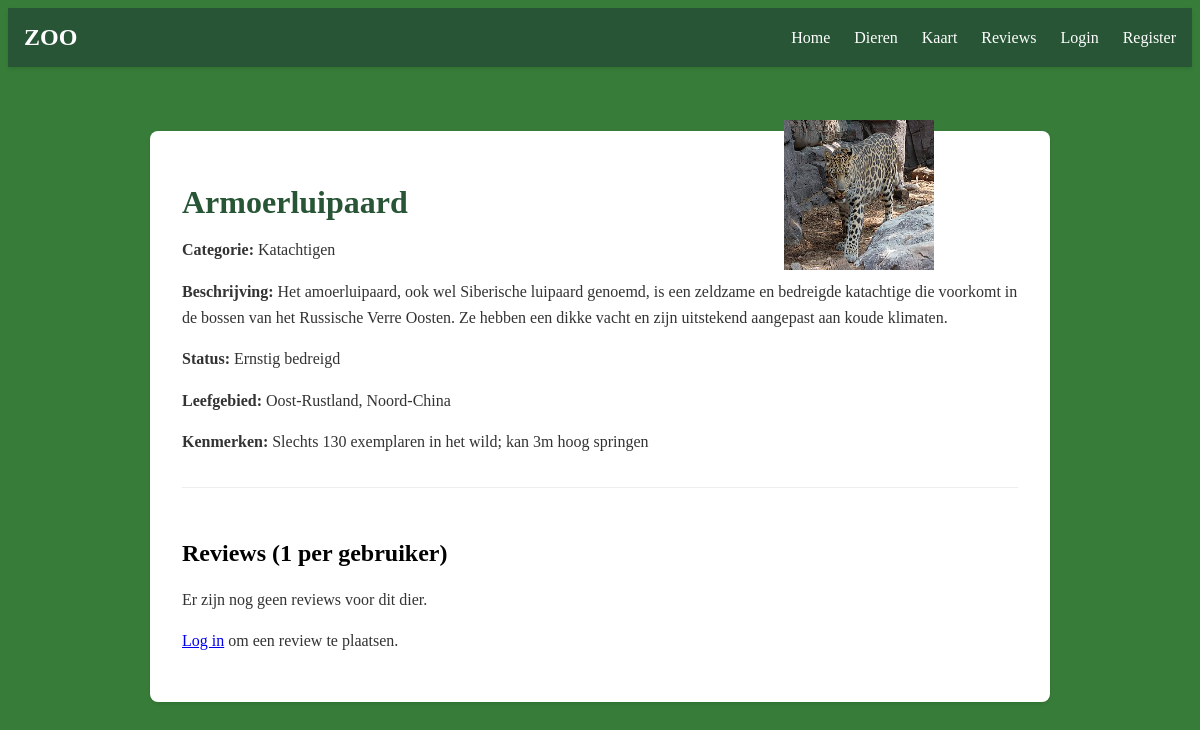
Page /dier/Armoerluipaard on the committed database.
### tables this page shows
CREATE TABLE DIEREN (id INTEGER PRIMARY KEY AUTOINCREMENT, naam TEXT, beschrijving TEXT, categorie TEXT, status TEXT, leefgebied TEXT, kenmerken TEXT);

### app.py (the view, shortened to what this page needs)
@app.route("/dier/<naam>", methods=["GET", "POST"])
def dierpagina(naam):
    resultaat = db.execute("SELECT * FROM DIEREN WHERE naam = ?", naam)
    if len(resultaat) == 0:
        return "Dier niet gevonden", 404
    dier = resultaat[0]
    error = None
    reviews = db.execute(
        "SELECT REVIEWS.id, REVIEWS.review, REVIEWS.created_at, REVIEWS.user_id, USERS.username FROM REVIEWS JOIN USERS ON REVIEWS.user_id = USERS.id WHERE REVIEWS.dier_id = ? ORDER BY REVIEWS.created_at DESC",
        dier["id"]
    )
    return render_template("dierpagina.html", dier=dier, reviews=reviews, error=error)

### templates/dierpagina.html
{% extends "layout.html" %}
{% block content -%}
<div class="dier-container">
    <div class="dier-content">
        <h1>{{ dier["naam"] }}</h1>
        <p><strong>Categorie:</strong> {{ dier["categorie"] }}</p>
        <p><strong>Beschrijving:</strong> {{ dier["beschrijving"] }}</p>
        <p><strong>Status:</strong> {{ dier["status"] }}</p>
        <p><strong>Leefgebied:</strong> {{ dier["leefgebied"] }}</p>
        <p><strong>Kenmerken:</strong> {{ dier["kenmerken"] }}</p>
        <img class="dier-foto" id="dier-afbeelding" src="/static/Dieren/{{ dier['naam'] }}.jpg" alt="{{ dier['naam'] }}" style="width:150px; height:150px;">
        <section class="reviews-section">
            <h2>Reviews (1 per gebruiker)</h2>
            {% if reviews and reviews | length > 0 %}
                <ul class="r    eview-list">
                    {% for review in reviews %}
                        <li class="review-item">
                            <div class="review-header">
                                <strong>{{ review.username }}</strong>
                                <span class="review-date">{{ review.created_at }}</span>
                            </div>
                            <p>{{ review.review }}</p>
                            {% if session.get('user_id') == review.user_id %}
                                <form method="post" action="/dier/{{ dier['naam'] }}/review/delete" class="review-delete-form">
                                    <input type="hidden" name="review_id" value="{{ review.id }}">
                                    <button type="submit" class="delete-review-button">Verwijder review</button>
                                </form>
                            {% endif %}
                        </li>
                    {% endfor %}
                </ul>
            {% else %}
                <p>Er zijn nog geen reviews voor dit dier.</p>
            {% endif %}
            <div class="review-form-container">
                {% if session.get('user_id') %}
                    <h3>Laat een review achter</h3>
                    {% if error %}
                        <p class="error">{{ error }}</p>
                    {% endif %}
                    <form method="post">
                        <textarea name="review" rows="4" placeholder="Schrijf je review hier..." required></textarea>
                        <button type="submit">Plaats review</button>
                    </form>
                {% else %}
                    <p><a href="/login">Log in</a> om een review te plaatsen.</p>
                {% endif %}
            </div>
        </section>
    </div>
</div>
{%- endblock -%}

### static/style.css (style rules this page uses)
body { background-color: rgb(55, 125, 57); }
.dier-container { max-width: 900px; margin: 0 auto; padding: 2rem; }
.dier-content { background-color: white; padding: 2rem; border-radius: 8px; box-shadow: 0 2px 4px rgba(0,0,0,0.1); }
.dier-content h1 { color: rgb(39, 85, 53); margin-bottom: 1rem; }
.dier-content p { color: #333; line-height: 1.6; }
.reviews-section { margin-top: 2rem; padding-top: 2rem; border-top: 1px solid #eee; }
.dier-foto { position: absolute; top: 15%; left: 65.3%; }

### rows in the picture
DIEREN: naam "Armoerluipaard", categorie "Katachtigen", beschrijving "Het amoerluipaard, ook wel Siberische luipaard genoemd, is een zeldzame en bedreigde katachtige die voorkomt in de bossen van het Russische Verre Oosten. Ze hebben een dikke vacht en zijn uitstekend aangepast aan koude klimaten.", status "Ernstig bedreigd", leefgebied "Oost-Rustland, Noord-China", kenmerken "Slechts 130 exemplaren in het wild; kan 3m hoog springen", naam (picture)
